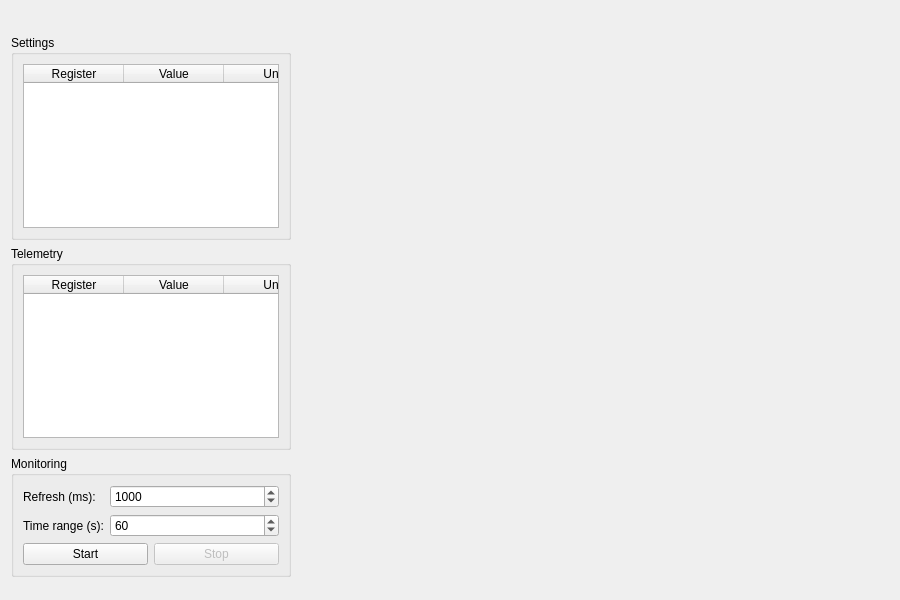
<?xml version="1.0" encoding="UTF-8"?>
<ui version="4.0">
 <class>ExternalDeviceView</class>
 <widget class="QWidget" name="ExternalDeviceView">
  <property name="geometry">
   <rect><x>0</x><y>0</y><width>900</width><height>600</height></rect>
  </property>
  <property name="windowTitle">
   <string>External Device</string>
  </property>
  <layout class="QHBoxLayout" name="horizontalLayout" stretch="0,1">
   <property name="spacing"><number>6</number></property>

   <!-- ── Left: register tables + monitoring controls ─────────── -->
   <item>
    <layout class="QVBoxLayout" name="controlLayout">

     <item>
      <widget class="QLabel" name="lblHeader">
       <property name="styleSheet">
        <string notr="true">font-weight: bold; padding: 2px;</string>
       </property>
       <property name="text"><string/></property>
      </widget>
     </item>

     <!-- ── Settings (holding registers, editable) ──────────── -->
     <item>
      <widget class="QGroupBox" name="groupSettings">
       <property name="title"><string>Settings</string></property>
       <layout class="QVBoxLayout" name="layoutSettings">
        <item>
         <widget class="QTableWidget" name="settingsTable">
          <property name="horizontalScrollBarPolicy">
           <enum>Qt::ScrollBarPolicy::ScrollBarAlwaysOff</enum>
          </property>
          <property name="verticalScrollBarPolicy">
           <enum>Qt::ScrollBarPolicy::ScrollBarAlwaysOff</enum>
          </property>
          <property name="columnCount"><number>3</number></property>
          <column><property name="text"><string>Register</string></property></column>
          <column><property name="text"><string>Value</string></property></column>
          <column><property name="text"><string>Unit</string></property></column>
         </widget>
        </item>
       </layout>
      </widget>
     </item>

     <!-- ── Telemetry (input registers, read-only + plot toggle) ── -->
     <item>
      <widget class="QGroupBox" name="groupTelemetry">
       <property name="title"><string>Telemetry</string></property>
       <layout class="QVBoxLayout" name="layoutTelemetry">
        <item>
         <widget class="QTableWidget" name="telemetryTable">
          <property name="editTriggers">
           <set>QAbstractItemView::EditTrigger::NoEditTriggers</set>
          </property>
          <property name="horizontalScrollBarPolicy">
           <enum>Qt::ScrollBarPolicy::ScrollBarAlwaysOff</enum>
          </property>
          <property name="verticalScrollBarPolicy">
           <enum>Qt::ScrollBarPolicy::ScrollBarAlwaysOff</enum>
          </property>
          <property name="columnCount"><number>4</number></property>
          <column><property name="text"><string>Register</string></property></column>
          <column><property name="text"><string>Value</string></property></column>
          <column><property name="text"><string>Unit</string></property></column>
          <column><property name="text"><string>Plot</string></property></column>
         </widget>
        </item>
       </layout>
      </widget>
     </item>

     <!-- ── Monitoring ───────────────────────────────────────── -->
     <item>
      <widget class="QGroupBox" name="groupMonitoring">
       <property name="title"><string>Monitoring</string></property>
       <layout class="QFormLayout" name="formMonitoring">
        <item row="0" column="0">
         <widget class="QLabel" name="labelRefreshRate">
          <property name="text"><string>Refresh (ms):</string></property>
         </widget>
        </item>
        <item row="0" column="1">
         <widget class="QSpinBox" name="spinRefreshRate">
          <property name="minimum"><number>100</number></property>
          <property name="maximum"><number>10000</number></property>
          <property name="singleStep"><number>100</number></property>
          <property name="value"><number>1000</number></property>
         </widget>
        </item>
        <item row="1" column="0">
         <widget class="QLabel" name="labelTimeRange">
          <property name="text"><string>Time range (s):</string></property>
         </widget>
        </item>
        <item row="1" column="1">
         <widget class="QSpinBox" name="spinTimeRange">
          <property name="minimum"><number>10</number></property>
          <property name="maximum"><number>3600</number></property>
          <property name="value"><number>60</number></property>
         </widget>
        </item>
        <item row="2" column="0" colspan="2">
         <layout class="QHBoxLayout" name="btnMonitorLayout">
          <item>
           <widget class="QPushButton" name="btnStartMonitor">
            <property name="text"><string>Start</string></property>
           </widget>
          </item>
          <item>
           <widget class="QPushButton" name="btnStopMonitor">
            <property name="enabled"><bool>false</bool></property>
            <property name="text"><string>Stop</string></property>
           </widget>
          </item>
         </layout>
        </item>
       </layout>
      </widget>
     </item>

     <item>
      <spacer name="verticalSpacer">
       <property name="orientation"><enum>Qt::Orientation::Vertical</enum></property>
       <property name="sizeHint" stdset="0">
        <size><width>20</width><height>40</height></size>
       </property>
      </spacer>
     </item>

    </layout>
   </item>

   <!-- ── Right: telemetry trend plot ───────────────────────────── -->
   <item>
    <layout class="QVBoxLayout" name="plotLayout">
     <item>
      <widget class="NLabPlotWidget" name="plotWidget" native="true">
       <property name="minimumSize">
        <size><width>350</width><height>300</height></size>
       </property>
      </widget>
     </item>
    </layout>
   </item>

  </layout>
 </widget>
 <customwidgets>
  <customwidget>
   <class>NLabPlotWidget</class>
   <extends>QWidget</extends>
   <header>nlab.views.plot_viewbox</header>
   <container>1</container>
  </customwidget>
 </customwidgets>
 <resources/>
 <connections/>
</ui>
